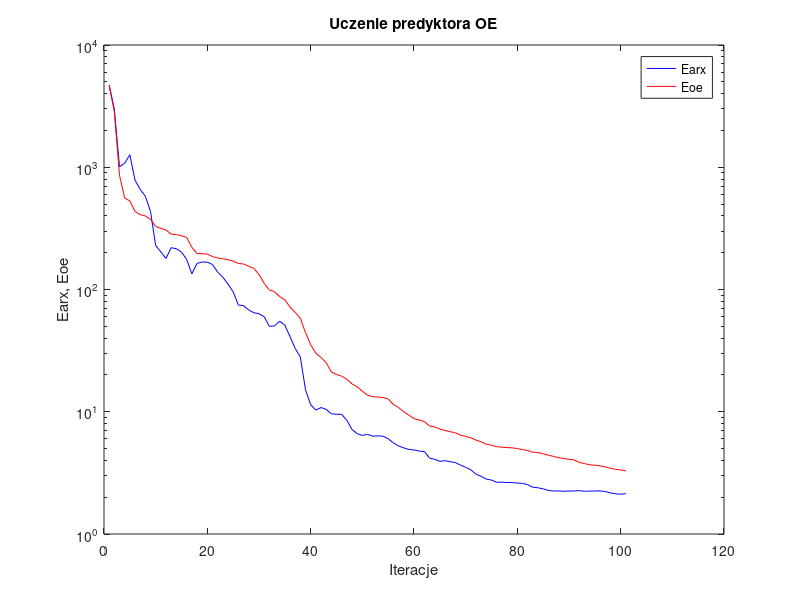
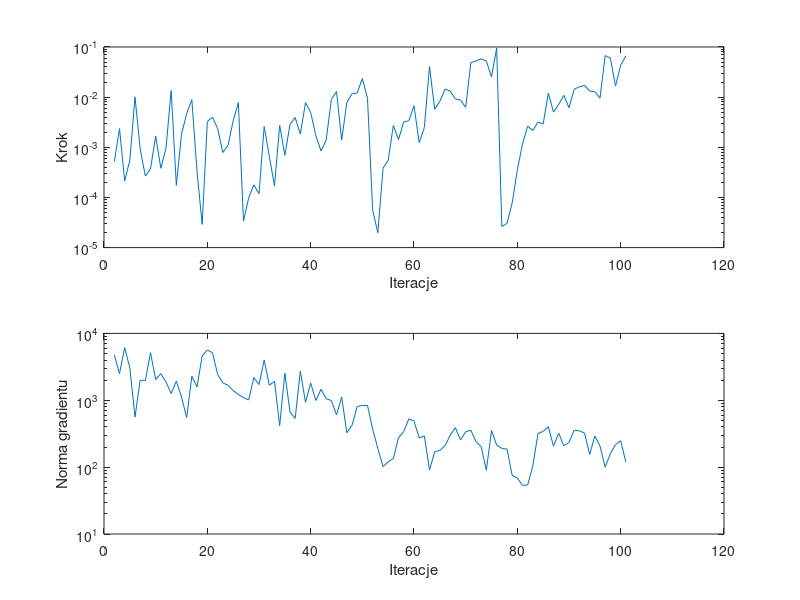

Reproduce these figures in MATLAB, in order.
%uczenie predyktora oe
clear all;
n=0; farx(n+1)=4.724093e+003; foe(n+1)=4.630486e+003; wspucz(n+1)=0.000000e+000; ng(n+1)=0.000000e+000;
%odnowa zmiennej metryki
n=1; farx(n+1)=2.984057e+003; foe(n+1)=2.851828e+003; krok(n+1)=5.202718e-004; ng(n+1)=4.746405e+003;
n=2; farx(n+1)=1.009065e+003; foe(n+1)=8.593560e+002; krok(n+1)=2.352381e-003; ng(n+1)=2.503544e+003;
n=3; farx(n+1)=1.078129e+003; foe(n+1)=5.594407e+002; krok(n+1)=2.125074e-004; ng(n+1)=6.132901e+003;
n=4; farx(n+1)=1.264606e+003; foe(n+1)=5.307193e+002; krok(n+1)=5.559287e-004; ng(n+1)=3.039770e+003;
n=5; farx(n+1)=7.859334e+002; foe(n+1)=4.348199e+002; krok(n+1)=1.012568e-002; ng(n+1)=5.610592e+002;
n=6; farx(n+1)=6.595492e+002; foe(n+1)=4.091338e+002; krok(n+1)=9.232346e-004; ng(n+1)=1.998591e+003;
n=7; farx(n+1)=5.789345e+002; foe(n+1)=4.003479e+002; krok(n+1)=2.681146e-004; ng(n+1)=1.972610e+003;
n=8; farx(n+1)=4.349928e+002; foe(n+1)=3.744601e+002; krok(n+1)=3.691804e-004; ng(n+1)=5.137428e+003;
n=9; farx(n+1)=2.289081e+002; foe(n+1)=3.280562e+002; krok(n+1)=1.683682e-003; ng(n+1)=2.049511e+003;
n=10; farx(n+1)=2.032607e+002; foe(n+1)=3.165162e+002; krok(n+1)=3.812452e-004; ng(n+1)=2.497478e+003;
n=11; farx(n+1)=1.793483e+002; foe(n+1)=3.063858e+002; krok(n+1)=9.745462e-004; ng(n+1)=1.873268e+003;
n=12; farx(n+1)=2.198245e+002; foe(n+1)=2.839522e+002; krok(n+1)=1.355378e-002; ng(n+1)=1.262671e+003;
n=13; farx(n+1)=2.157030e+002; foe(n+1)=2.814487e+002; krok(n+1)=1.736749e-004; ng(n+1)=1.934439e+003;
n=14; farx(n+1)=2.022553e+002; foe(n+1)=2.754180e+002; krok(n+1)=1.828656e-003; ng(n+1)=1.116106e+003;
n=15; farx(n+1)=1.761167e+002; foe(n+1)=2.662883e+002; krok(n+1)=4.712379e-003; ng(n+1)=5.509322e+002;
n=16; farx(n+1)=1.341068e+002; foe(n+1)=2.212913e+002; krok(n+1)=8.899418e-003; ng(n+1)=2.286264e+003;
n=17; farx(n+1)=1.635483e+002; foe(n+1)=1.972960e+002; krok(n+1)=3.341463e-004; ng(n+1)=1.586286e+003;
n=18; farx(n+1)=1.677848e+002; foe(n+1)=1.962120e+002; krok(n+1)=2.890345e-005; ng(n+1)=4.583633e+003;
n=19; farx(n+1)=1.673747e+002; foe(n+1)=1.947772e+002; krok(n+1)=3.248447e-003; ng(n+1)=5.655933e+003;
n=20; farx(n+1)=1.600067e+002; foe(n+1)=1.859155e+002; krok(n+1)=4.002465e-003; ng(n+1)=5.133285e+003;
n=21; farx(n+1)=1.387258e+002; foe(n+1)=1.810955e+002; krok(n+1)=2.349366e-003; ng(n+1)=2.423053e+003;
n=22; farx(n+1)=1.261101e+002; foe(n+1)=1.784343e+002; krok(n+1)=7.878882e-004; ng(n+1)=1.820973e+003;
n=23; farx(n+1)=1.106787e+002; foe(n+1)=1.751058e+002; krok(n+1)=1.093065e-003; ng(n+1)=1.677468e+003;
n=24; farx(n+1)=9.575432e+001; foe(n+1)=1.708997e+002; krok(n+1)=3.364099e-003; ng(n+1)=1.395868e+003;
n=25; farx(n+1)=7.462835e+001; foe(n+1)=1.634025e+002; krok(n+1)=7.767283e-003; ng(n+1)=1.225902e+003;
%odnowa zmiennej metryki
n=26; farx(n+1)=7.375563e+001; foe(n+1)=1.617106e+002; krok(n+1)=3.369455e-005; ng(n+1)=1.093727e+003;
n=27; farx(n+1)=6.819799e+001; foe(n+1)=1.549376e+002; krok(n+1)=9.818158e-005; ng(n+1)=1.013262e+003;
n=28; farx(n+1)=6.448098e+001; foe(n+1)=1.489791e+002; krok(n+1)=1.784968e-004; ng(n+1)=2.179505e+003;
n=29; farx(n+1)=6.339368e+001; foe(n+1)=1.326127e+002; krok(n+1)=1.185248e-004; ng(n+1)=1.715774e+003;
n=30; farx(n+1)=5.987050e+001; foe(n+1)=1.121950e+002; krok(n+1)=2.600344e-003; ng(n+1)=3.979354e+003;
n=31; farx(n+1)=4.996325e+001; foe(n+1)=9.909875e+001; krok(n+1)=6.541573e-004; ng(n+1)=1.676464e+003;
n=32; farx(n+1)=5.035378e+001; foe(n+1)=9.605708e+001; krok(n+1)=1.697983e-004; ng(n+1)=1.918076e+003;
n=33; farx(n+1)=5.506799e+001; foe(n+1)=8.739248e+001; krok(n+1)=2.739044e-003; ng(n+1)=4.185027e+002;
n=34; farx(n+1)=5.115634e+001; foe(n+1)=8.244325e+001; krok(n+1)=6.946998e-004; ng(n+1)=2.538971e+003;
n=35; farx(n+1)=4.120576e+001; foe(n+1)=7.189999e+001; krok(n+1)=2.840497e-003; ng(n+1)=6.657080e+002;
n=36; farx(n+1)=3.298962e+001; foe(n+1)=6.496793e+001; krok(n+1)=3.916767e-003; ng(n+1)=5.372899e+002;
n=37; farx(n+1)=2.804566e+001; foe(n+1)=5.809940e+001; krok(n+1)=1.841613e-003; ng(n+1)=2.726115e+003;
n=38; farx(n+1)=1.512059e+001; foe(n+1)=4.434772e+001; krok(n+1)=7.761346e-003; ng(n+1)=9.331497e+002;
n=39; farx(n+1)=1.142430e+001; foe(n+1)=3.533639e+001; krok(n+1)=4.974973e-003; ng(n+1)=1.813126e+003;
n=40; farx(n+1)=1.030632e+001; foe(n+1)=3.016216e+001; krok(n+1)=1.705737e-003; ng(n+1)=9.924307e+002;
n=41; farx(n+1)=1.082431e+001; foe(n+1)=2.782524e+001; krok(n+1)=8.456028e-004; ng(n+1)=1.459060e+003;
n=42; farx(n+1)=1.047518e+001; foe(n+1)=2.525617e+001; krok(n+1)=1.387045e-003; ng(n+1)=1.056747e+003;
n=43; farx(n+1)=9.614445e+000; foe(n+1)=2.117259e+001; krok(n+1)=8.928204e-003; ng(n+1)=9.880776e+002;
n=44; farx(n+1)=9.542456e+000; foe(n+1)=2.022567e+001; krok(n+1)=1.295158e-002; ng(n+1)=6.021951e+002;
n=45; farx(n+1)=9.526356e+000; foe(n+1)=1.952534e+001; krok(n+1)=1.389400e-003; ng(n+1)=1.124378e+003;
n=46; farx(n+1)=8.510907e+000; foe(n+1)=1.845688e+001; krok(n+1)=7.837498e-003; ng(n+1)=3.263492e+002;
n=47; farx(n+1)=7.159923e+000; foe(n+1)=1.688545e+001; krok(n+1)=1.165868e-002; ng(n+1)=4.210733e+002;
n=48; farx(n+1)=6.615380e+000; foe(n+1)=1.600479e+001; krok(n+1)=1.213054e-002; ng(n+1)=8.065196e+002;
n=49; farx(n+1)=6.405962e+000; foe(n+1)=1.471450e+001; krok(n+1)=2.339865e-002; ng(n+1)=8.388821e+002;
n=50; farx(n+1)=6.533795e+000; foe(n+1)=1.366775e+001; krok(n+1)=9.476825e-003; ng(n+1)=8.342325e+002;
%odnowa zmiennej metryki
n=51; farx(n+1)=6.317004e+000; foe(n+1)=1.324697e+001; krok(n+1)=5.560902e-005; ng(n+1)=3.692121e+002;
n=52; farx(n+1)=6.343494e+000; foe(n+1)=1.321058e+001; krok(n+1)=1.976919e-005; ng(n+1)=1.904371e+002;
n=53; farx(n+1)=6.314178e+000; foe(n+1)=1.305560e+001; krok(n+1)=3.820801e-004; ng(n+1)=1.018342e+002;
n=54; farx(n+1)=6.014872e+000; foe(n+1)=1.274914e+001; krok(n+1)=5.465324e-004; ng(n+1)=1.199365e+002;
n=55; farx(n+1)=5.569458e+000; foe(n+1)=1.148341e+001; krok(n+1)=2.722891e-003; ng(n+1)=1.345505e+002;
n=56; farx(n+1)=5.249416e+000; foe(n+1)=1.083123e+001; krok(n+1)=1.427772e-003; ng(n+1)=2.752066e+002;
n=57; farx(n+1)=5.069468e+000; foe(n+1)=1.003567e+001; krok(n+1)=3.187345e-003; ng(n+1)=3.389461e+002;
n=58; farx(n+1)=4.915762e+000; foe(n+1)=9.373651e+000; krok(n+1)=3.400118e-003; ng(n+1)=5.275048e+002;
n=59; farx(n+1)=4.871671e+000; foe(n+1)=8.795815e+000; krok(n+1)=6.734730e-003; ng(n+1)=4.889895e+002;
n=60; farx(n+1)=4.767551e+000; foe(n+1)=8.566632e+000; krok(n+1)=1.237443e-003; ng(n+1)=2.724077e+002;
n=61; farx(n+1)=4.727047e+000; foe(n+1)=8.318580e+000; krok(n+1)=2.472199e-003; ng(n+1)=2.932622e+002;
n=62; farx(n+1)=4.178204e+000; foe(n+1)=7.638399e+000; krok(n+1)=4.086147e-002; ng(n+1)=9.043907e+001;
n=63; farx(n+1)=4.083651e+000; foe(n+1)=7.517053e+000; krok(n+1)=5.711090e-003; ng(n+1)=1.694753e+002;
n=64; farx(n+1)=3.933501e+000; foe(n+1)=7.225767e+000; krok(n+1)=8.237127e-003; ng(n+1)=1.780458e+002;
n=65; farx(n+1)=3.979973e+000; foe(n+1)=7.033795e+000; krok(n+1)=1.438322e-002; ng(n+1)=2.084033e+002;
n=66; farx(n+1)=3.903441e+000; foe(n+1)=6.864165e+000; krok(n+1)=1.321526e-002; ng(n+1)=2.994918e+002;
n=67; farx(n+1)=3.839606e+000; foe(n+1)=6.736030e+000; krok(n+1)=9.195867e-003; ng(n+1)=3.893542e+002;
n=68; farx(n+1)=3.660875e+000; foe(n+1)=6.434001e+000; krok(n+1)=8.751130e-003; ng(n+1)=2.555359e+002;
n=69; farx(n+1)=3.514673e+000; foe(n+1)=6.292875e+000; krok(n+1)=6.256921e-003; ng(n+1)=3.377795e+002;
n=70; farx(n+1)=3.351046e+000; foe(n+1)=6.124087e+000; krok(n+1)=4.841302e-002; ng(n+1)=3.570535e+002;
n=71; farx(n+1)=3.087375e+000; foe(n+1)=5.861455e+000; krok(n+1)=5.285294e-002; ng(n+1)=2.405429e+002;
n=72; farx(n+1)=2.962059e+000; foe(n+1)=5.680054e+000; krok(n+1)=5.793922e-002; ng(n+1)=2.017143e+002;
n=73; farx(n+1)=2.808753e+000; foe(n+1)=5.419730e+000; krok(n+1)=5.236098e-002; ng(n+1)=9.012750e+001;
n=74; farx(n+1)=2.762634e+000; foe(n+1)=5.329794e+000; krok(n+1)=2.539936e-002; ng(n+1)=3.523923e+002;
n=75; farx(n+1)=2.650483e+000; foe(n+1)=5.177613e+000; krok(n+1)=9.515193e-002; ng(n+1)=2.143498e+002;
%odnowa zmiennej metryki
n=76; farx(n+1)=2.652849e+000; foe(n+1)=5.136527e+000; krok(n+1)=2.630754e-005; ng(n+1)=1.901838e+002;
n=77; farx(n+1)=2.639487e+000; foe(n+1)=5.091478e+000; krok(n+1)=3.034095e-005; ng(n+1)=1.862725e+002;
n=78; farx(n+1)=2.633498e+000; foe(n+1)=5.071074e+000; krok(n+1)=7.718077e-005; ng(n+1)=7.541324e+001;
n=79; farx(n+1)=2.612643e+000; foe(n+1)=4.996289e+000; krok(n+1)=3.559311e-004; ng(n+1)=6.848984e+001;
n=80; farx(n+1)=2.594283e+000; foe(n+1)=4.903971e+000; krok(n+1)=1.160015e-003; ng(n+1)=5.339338e+001;
n=81; farx(n+1)=2.529264e+000; foe(n+1)=4.818048e+000; krok(n+1)=2.634602e-003; ng(n+1)=5.415181e+001;
n=82; farx(n+1)=2.412163e+000; foe(n+1)=4.664518e+000; krok(n+1)=2.162140e-003; ng(n+1)=1.049617e+002;
n=83; farx(n+1)=2.388662e+000; foe(n+1)=4.636891e+000; krok(n+1)=3.187345e-003; ng(n+1)=3.169456e+002;
n=84; farx(n+1)=2.339614e+000; foe(n+1)=4.537851e+000; krok(n+1)=2.923886e-003; ng(n+1)=3.427805e+002;
n=85; farx(n+1)=2.272366e+000; foe(n+1)=4.415956e+000; krok(n+1)=1.205272e-002; ng(n+1)=4.009938e+002;
n=86; farx(n+1)=2.245056e+000; foe(n+1)=4.312769e+000; krok(n+1)=5.022071e-003; ng(n+1)=2.055417e+002;
n=87; farx(n+1)=2.252373e+000; foe(n+1)=4.206836e+000; krok(n+1)=7.144846e-003; ng(n+1)=3.222069e+002;
n=88; farx(n+1)=2.235767e+000; foe(n+1)=4.142040e+000; krok(n+1)=1.089156e-002; ng(n+1)=2.084728e+002;
n=89; farx(n+1)=2.244244e+000; foe(n+1)=4.081107e+000; krok(n+1)=6.130766e-003; ng(n+1)=2.340655e+002;
n=90; farx(n+1)=2.250557e+000; foe(n+1)=4.039141e+000; krok(n+1)=1.438335e-002; ng(n+1)=3.566896e+002;
n=91; farx(n+1)=2.264523e+000; foe(n+1)=3.846354e+000; krok(n+1)=1.605804e-002; ng(n+1)=3.492217e+002;
n=92; farx(n+1)=2.236630e+000; foe(n+1)=3.769455e+000; krok(n+1)=1.713076e-002; ng(n+1)=3.243446e+002;
n=93; farx(n+1)=2.241600e+000; foe(n+1)=3.679685e+000; krok(n+1)=1.321526e-002; ng(n+1)=1.546143e+002;
n=94; farx(n+1)=2.248399e+000; foe(n+1)=3.654285e+000; krok(n+1)=1.283974e-002; ng(n+1)=2.915773e+002;
n=95; farx(n+1)=2.253660e+000; foe(n+1)=3.608748e+000; krok(n+1)=9.566232e-003; ng(n+1)=2.069639e+002;
n=96; farx(n+1)=2.226900e+000; foe(n+1)=3.546745e+000; krok(n+1)=6.739301e-002; ng(n+1)=9.980890e+001;
n=97; farx(n+1)=2.170176e+000; foe(n+1)=3.446957e+000; krok(n+1)=6.004768e-002; ng(n+1)=1.591121e+002;
n=98; farx(n+1)=2.134725e+000; foe(n+1)=3.386062e+000; krok(n+1)=1.664795e-002; ng(n+1)=2.170837e+002;
n=99; farx(n+1)=2.116903e+000; foe(n+1)=3.341156e+000; krok(n+1)=4.308418e-002; ng(n+1)=2.485451e+002;
n=100; farx(n+1)=2.136247e+000; foe(n+1)=3.283214e+000; krok(n+1)=6.640781e-002; ng(n+1)=1.190221e+002;

figure; semilogy(farx,'b'); hold on; semilogy(foe,'r'); xlabel('Iteracje'); ylabel('Earx, Eoe'); legend('Earx','Eoe'); title('Uczenie predyktora OE');
figure; subplot(2,1,1); semilogy(krok); xlabel('Iteracje'); ylabel('Krok');
subplot(2,1,2); semilogy(ng); xlabel('Iteracje'); ylabel('Norma gradientu');
Earx=farx(n+1)
Eoe=foe(n+1)
